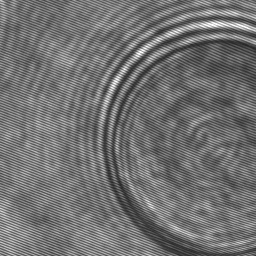
#> input picture subpatches/1/patch_1.jpg, 256 x 256 px
$ python -i circle_detector.py   (imports and definitions only)
#> lines starting #> are read from the running program, lines starting #| are printed output that depends on the picture; after the words box and inside, x2 and y2 are one past the last pixel; in counts of white or black regions, pixels touching at a corner belong together
#> further down, picture is the input picture: shape (256, 256, 3); min 37, max 255, mean 113.5
import numpy as np
import cv2


def _preproccess(
    image: np.ndarray,
    blur_kernel: tuple = (51, 51),
    threshold_blocksize: int = 11,
    morphology_kernel: tuple = (5, 5),
):
#> called with blur_kernel = (51, 51), threshold_blocksize = 11, morphology_kernel = (5, 5)
    if len(image.shape) == 3:
        gray = cv2.cvtColor(image, cv2.COLOR_BGR2GRAY)
    else:
        gray = image

    blur = cv2.GaussianBlur(gray, blur_kernel, cv2.BORDER_DEFAULT)
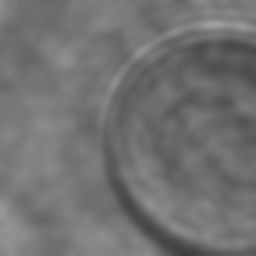
#> blur: shape (256, 256); min 62, max 162, mean 113.5

    # Adaptive thresholding
    binary = cv2.adaptiveThreshold(
        blur,
        255,
        cv2.ADAPTIVE_THRESH_GAUSSIAN_C,
        cv2.THRESH_BINARY,
        threshold_blocksize,
        2,
    )
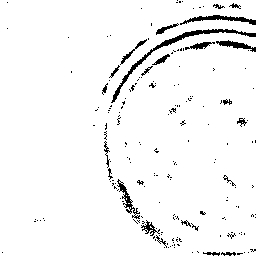
#> binary: shape (256, 256); 95.8% white; 188 black regions (165 under 20 px), largest, box (x1, y1, x2, y2) and area: (111, 29, 256, 103) 635, (180, 15, 256, 25) 288, (117, 179, 140, 219) 210

    # Morphological closing to enhance circle shapes
    kernel = cv2.getStructuringElement(cv2.MORPH_ELLIPSE, morphology_kernel)
    morphed = cv2.morphologyEx(binary, cv2.MORPH_OPEN, kernel)
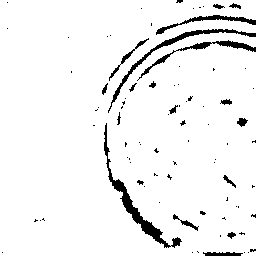
#> morphed: shape (256, 256); 94.7% white; 85 black regions (66 under 20 px), largest, box (x1, y1, x2, y2) and area: (104, 123, 182, 248) 924, (108, 29, 256, 113) 659, (137, 40, 256, 81) 466
    return morphed


def _get_circle(
    image: np.ndarray,
    dp=1,
    minDist=200,
    param1=50,
    param2=25,
    minRadius=50,
    maxRadius=200,
):
    preprocessed_image = _preproccess(image)

    circles = cv2.HoughCircles(
        preprocessed_image,
        cv2.HOUGH_GRADIENT,
        dp,
        minDist=minDist,
        param1=param1,
        param2=param2,
        minRadius=minRadius,
        maxRadius=maxRadius,
    )
#> circles = [[219.5, 143.5, 116.3]]

    return circles


def get_vertex(
    image: np.ndarray,
    dp=1,
    minDist=200,
    param1=50,
    param2=25,
    minRadius=50,
    maxRadius=200,
    buffer=30,
):
    preprocessed_image = _preproccess(image)

    circles = cv2.HoughCircles(
        preprocessed_image,
        cv2.HOUGH_GRADIENT,
        dp,
        minDist=minDist,
        param1=param1,
        param2=param2,
        minRadius=minRadius,
        maxRadius=maxRadius,
    )

    list = []
    if circles is not None:
        circles = np.round(circles[0, :]).astype("int")
        for x, y, r in circles:
            list.append(
                (x - r - buffer, y - r - buffer, 2 * r + 2 * buffer, 2 * r + 2 * buffer)
            )
    return list

>>> import cv2
>>> picture = cv2.imread('../../subpatches/1/patch_1.jpg')
>>> result = _get_circle(picture)
#> result = [[219.5, 143.5, 116.3]]

$ run again, on subpatches/1/patch_2.jpg
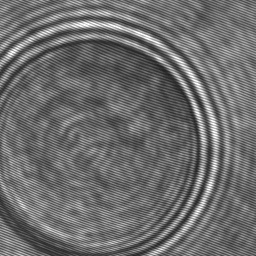
#> input picture subpatches/1/patch_2.jpg, 256 x 256 px
#> picture is the input picture: shape (256, 256, 3); min 33, max 255, mean 108.9
#> in _preproccess, `binary = cv2.adaptiveThreshold( blur, 255, cv2.ADAPTIVE_THRESH_GAUSSIA..`:
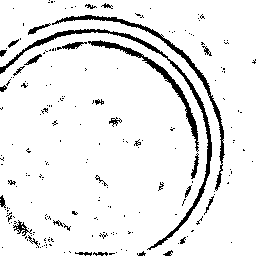
#> binary: shape (256, 256); 92.1% white; 210 black regions (179 under 20 px), largest, box (x1, y1, x2, y2) and area: (0, 29, 212, 250) 1527, (52, 15, 225, 191) 1088, (88, 40, 199, 152) 856
#> in _preproccess, `morphed = cv2.morphologyEx(binary, cv2.MORPH_OPEN, kernel)`:
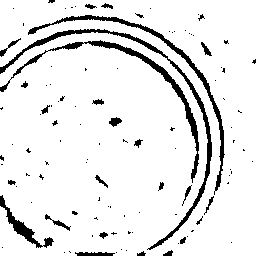
#> morphed: shape (256, 256); 90.9% white; 108 black regions (84 under 20 px), largest, box (x1, y1, x2, y2) and area: (0, 29, 212, 250) 1558, (0, 40, 199, 183) 1326, (28, 15, 225, 195) 1228
#> circles = [[89.5, 148.5, 129.8]]

$ run again, on subpatches/1/patch_3.jpg
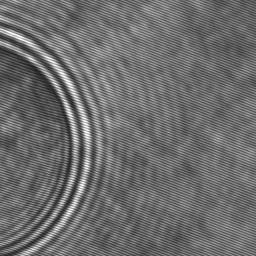
#> input picture subpatches/1/patch_3.jpg, 256 x 256 px
#> picture is the input picture: shape (256, 256, 3); min 33, max 255, mean 108.8
#> in _preproccess, `binary = cv2.adaptiveThreshold( blur, 255, cv2.ADAPTIVE_THRESH_GAUSSIA..`:
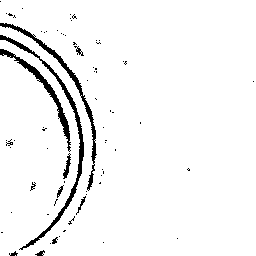
#> binary: shape (256, 256); 95.5% white; 72 black regions (60 under 20 px), largest, box (x1, y1, x2, y2) and area: (0, 35, 84, 250) 1003, (0, 23, 97, 191) 801, (0, 49, 71, 152) 658
#> in _preproccess, `morphed = cv2.morphologyEx(binary, cv2.MORPH_OPEN, kernel)`:
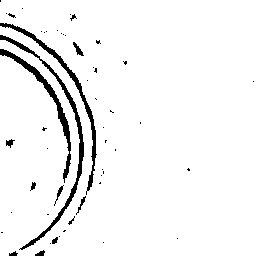
#> morphed: shape (256, 256); 95.2% white; 52 black regions (41 under 20 px), largest, box (x1, y1, x2, y2) and area: (0, 35, 84, 250) 1026, (0, 23, 97, 195) 851, (0, 49, 71, 183) 809
#> circles = [[1.5, 153.5, 93.8]]

$ run again, on subpatches/1/patch_4.jpg
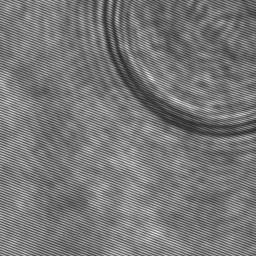
#> input picture subpatches/1/patch_4.jpg, 256 x 256 px
#> picture is the input picture: shape (256, 256, 3); min 37, max 238, mean 119.6
#> in _preproccess, `binary = cv2.adaptiveThreshold( blur, 255, cv2.ADAPTIVE_THRESH_GAUSSIA..`:
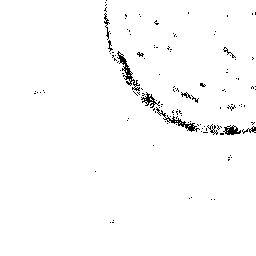
#> binary: shape (256, 256); 98.3% white; black in thin lines or dots, all inside (x1, y1, x2, y2) = (34, 0, 256, 223)
#> in _preproccess, `morphed = cv2.morphologyEx(binary, cv2.MORPH_OPEN, kernel)`:
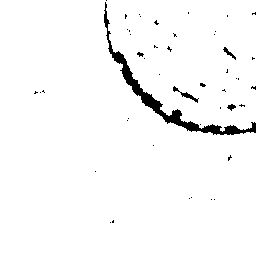
#> morphed: shape (256, 256); 97.2% white; 47 black regions (42 under 20 px), largest, box (x1, y1, x2, y2) and area: (104, 2, 256, 135) 1504, (173, 86, 199, 103) 91, (223, 47, 236, 60) 49, (227, 104, 236, 111) 35, (137, 52, 144, 57) 21
#> circles = None
